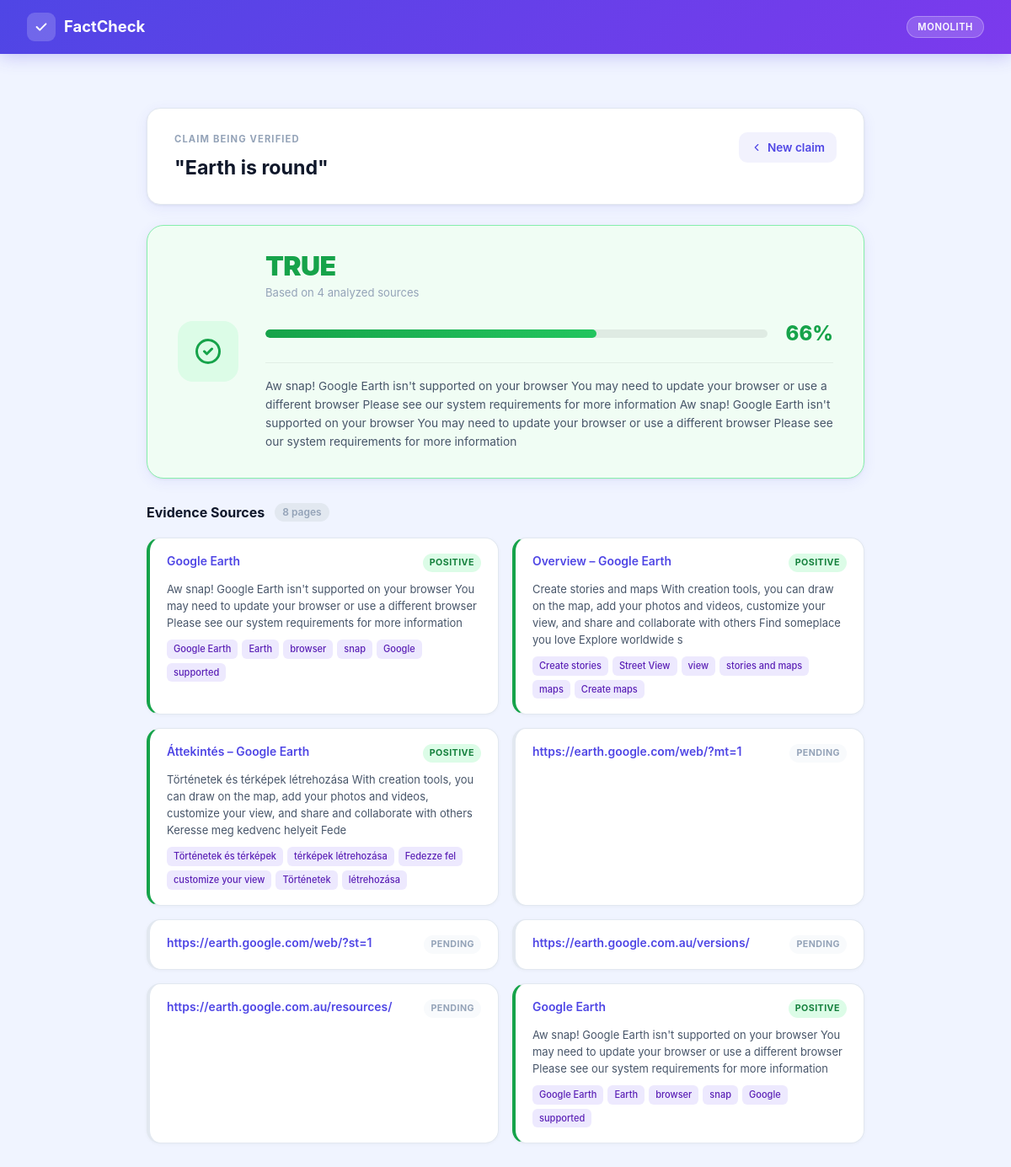
The page /result/1 on the database its author committed.
### app/models.py (models this page shows)
class Job(Base):
    __tablename__ = "jobs"
    id = Column(Integer, primary_key=True, index=True)
    query = Column(String(512), nullable=False)
    seed_urls = Column(Text, nullable=True)
    status = Column(String(50), nullable=False, default="pending")
    max_depth = Column(Integer, nullable=False, default=2)
    max_pages = Column(Integer, nullable=False, default=20)
    created_at = Column(DateTime, nullable=False, default=datetime.utcnow)
    updated_at = Column(DateTime, nullable=False, default=datetime.utcnow, onupdate=datetime.utcnow)
    pages_crawled = Column(Integer, nullable=False, default=0)
    pages_analyzed = Column(Integer, nullable=False, default=0)
    error_message = Column(Text, nullable=True)
    verdict = Column(String(20), nullable=True)
    verdict_confidence = Column(Integer, nullable=True)
    verdict_evidence = Column(Text, nullable=True)
    pages = relationship("Page", back_populates="job", cascade="all, delete-orphan")

class Page(Base):
    __tablename__ = "pages"
    id = Column(Integer, primary_key=True, index=True)
    job_id = Column(Integer, ForeignKey("jobs.id", ondelete="CASCADE"), nullable=False)
    url = Column(String(2048), nullable=False)
    title = Column(String(1024), nullable=True)
    http_status = Column(Integer, nullable=True)
    fetched_at = Column(DateTime, nullable=False, default=datetime.utcnow)
    clean_text = Column(Text, nullable=True)
    language = Column(String(20), nullable=True)
    job = relationship("Job", back_populates="pages")
    analysis = relationship("Analysis", back_populates="page", uselist=False, cascade="all, delete-orphan")

class Analysis(Base):
    __tablename__ = "analyses"
    id = Column(Integer, primary_key=True, index=True)
    page_id = Column(Integer, ForeignKey("pages.id", ondelete="CASCADE"), nullable=False, unique=True)
    summary = Column(Text, nullable=True)
    keywords = Column(Text, nullable=True)
    sentiment_label = Column(String(30), nullable=True)
    sentiment_score = Column(Float, nullable=True)
    entities = Column(Text, nullable=True)
    page = relationship("Page", back_populates="analysis")

### app/routes/ui.py (the view)
@router.get("/result/{job_id}")
async def result(request: Request, job_id: int, db: AsyncSession = Depends(get_db)):
    result = await db.execute(select(Job).where(Job.id == job_id))
    job = result.scalars().first()
    if not job:
        raise HTTPException(status_code=404, detail="Job not found")
    pages_result = await db.execute(
        select(Page)
        .where(Page.job_id == job_id)
        .options(selectinload(Page.analysis))
        .order_by(Page.fetched_at)
    )
    pages = pages_result.scalars().all()
    sources = []
    for page in pages:
        keywords = []
        if page.analysis and page.analysis.keywords:
            try:
                keywords = json.loads(page.analysis.keywords)
            except Exception:
                keywords = []
        sources.append({
            "url": page.url,
            "title": page.title or page.url,
            "sentiment": page.analysis.sentiment_label if page.analysis else "pending",
            "summary": page.analysis.summary if page.analysis else "",
            "keywords": keywords[:6],
        })
    return templates.TemplateResponse("result.html", {
        "request": request,
        "job": job,
        "sources": sources,
    })

### app/templates/result.html (shortened to what this page needs)
{% extends "base.html" %}
{% block content %}
<div class="result-page">
  <div class="claim-box">
    <div class="claim-main">
      <div class="claim-label">Claim being verified</div>
      <div class="claim-text">"{{ job.query }}"</div>
    </div>
    <a href="/" class="back-btn">
      <svg viewBox="0 0 24 24"><polyline points="15 18 9 12 15 6"/></svg>
      New claim
    </a>
  </div>
  {% if job.status == 'done' and job.verdict %}
    {% set vc = job.verdict | lower %}
    <div class="verdict-card verdict-{{ vc }}">
      <div class="verdict-icon-box">
        {% if job.verdict == 'TRUE' %}
          <svg viewBox="0 0 24 24"><path d="M9 12l2 2 4-4m6 2a9 9 0 11-18 0 9 9 0 0118 0z"/></svg>
        {% elif job.verdict == 'FALSE' %}
          <svg viewBox="0 0 24 24"><path d="M10 14l2-2m0 0l2-2m-2 2l-2-2m2 2l2 2m7-2a9 9 0 11-18 0 9 9 0 0118 0z"/></svg>
        {% else %}
          <svg viewBox="0 0 24 24"><path d="M8.228 9c.549-1.165 2.03-2 3.772-2 2.21 0 4 1.343 4 3 0 1.4-1.278 2.575-3.006 2.907-.542.104-.994.54-.994 1.093m0 3h.01M21 12a9 9 0 11-18 0 9 9 0 0118 0z"/></svg>
        {% endif %}
      </div>
      <div class="verdict-body">
        <div class="verdict-label">{{ job.verdict }}</div>
        <div class="verdict-sub">Based on {{ job.pages_analyzed }} analyzed sources</div>
        <div class="conf-wrap">
          <div class="conf-track">
            <div class="conf-fill" style="width:{{ job.verdict_confidence }}%"></div>
          </div>
          <div class="conf-pct">{{ job.verdict_confidence }}%</div>
        </div>
        {% if job.verdict_evidence %}
        <div class="verdict-evidence">{{ job.verdict_evidence }}</div>
        {% endif %}
      </div>
    </div>
  {% endif %}
  {% if sources %}
  <div class="sources-section">
    <div class="sources-header">
      <div class="sources-title">Evidence Sources</div>
      <span class="sources-count">{{ sources | length }} pages</span>
    </div>
    <div class="sources-grid">
      {% for src in sources %}
      <div class="source-card sent-{{ src.sentiment }}">
        <div class="source-header">
          <a href="{{ src.url }}" target="_blank" class="source-title">{{ src.title[:80] }}</a>
          <span class="sentiment-chip sentiment-{{ src.sentiment }}">{{ src.sentiment }}</span>
        </div>
        {% if src.summary %}
        <div class="source-summary">{{ src.summary[:200] }}</div>
        {% endif %}
        {% if src.keywords %}
        <div class="source-keywords">
          {% for kw in src.keywords %}<span class="kw-pill">{{ kw }}</span>{% endfor %}
        </div>
        {% endif %}
      </div>
      {% endfor %}
    </div>
  </div>
  {% endif %}
</div>
{% endblock %}

### app/templates/base.html (shortened to what this page needs)
<!DOCTYPE html>
<html lang="en">
<head>
  <link rel="stylesheet" href="/static/css/styles.css" />
</head>
<body>
  <header class="site-header">
    <a href="/" class="logo">
      <div class="logo-icon">
        <svg viewBox="0 0 20 20" fill="none" stroke="white" stroke-width="2.2" stroke-linecap="round" stroke-linejoin="round">
          <polyline points="4 10 8 14 16 6"/>
        </svg>
      </div>
      FactCheck
    </a>
    <span class="arch-badge">Monolith</span>
  </header>
  <main class="main-content">
    {% block content %}{% endblock %}
  </main>
</body>
</html>

### rows shown on the page
Job: query "Earth is round", verdict "TRUE", pages_analyzed "4", verdict_confidence "66", verdict_evidence "Aw snap! Google Earth isn't supported on your browser You may need to update your browser or use a different browser Please see our system requirements for more information Aw snap! Google Earth isn't supported on your browser You may need to update your browser or use a different browser Please see our system requirements for more information"
Page: title "Google Earth"
Analysis: sentiment "POSITIVE", summary "Aw snap! Google Earth isn't supported on your browser You may need to update your browser or use a different browser Please see our system requirements for more information"
Page: title "Overview – Google Earth"
Analysis: sentiment "POSITIVE", summary "Create stories and maps With creation tools, you can draw on the map, add your photos and videos, customize your view, and share and collaborate with others Find someplace you love Explore worldwide s"
Page: title "Áttekintés – Google Earth"
Analysis: sentiment "POSITIVE", summary "Történetek és térképek létrehozása With creation tools, you can draw on the map, add your photos and videos, customize your view, and share and collaborate with others Keresse meg kedvenc helyeit Fede"
Page: url "https://earth.google.com/web/?mt=1", sentiment "PENDING"
Page: url "https://earth.google.com/web/?st=1", sentiment "PENDING"
Page: url "https://earth.google.com.au/versions/", sentiment "PENDING"
Page: url "https://earth.google.com.au/resources/", sentiment "PENDING"
Page: title "Google Earth"
Analysis: sentiment "POSITIVE", summary "Aw snap! Google Earth isn't supported on your browser You may need to update your browser or use a different browser Please see our system requirements for more information"

### other values the page prints
{{ sources | length }} "8"
{{ kw }} "Google Earth" "Earth" "browser" "snap" "Google" "supported" "Create stories" "Street View" "view" "stories and maps" "maps" "Create maps" "Történetek és térképek" "térképek létrehozása" "Fedezze fel" "customize your view" "Történetek" "létrehozása" "Google Earth" "Earth" "browser" "snap" "Google" "supported"
